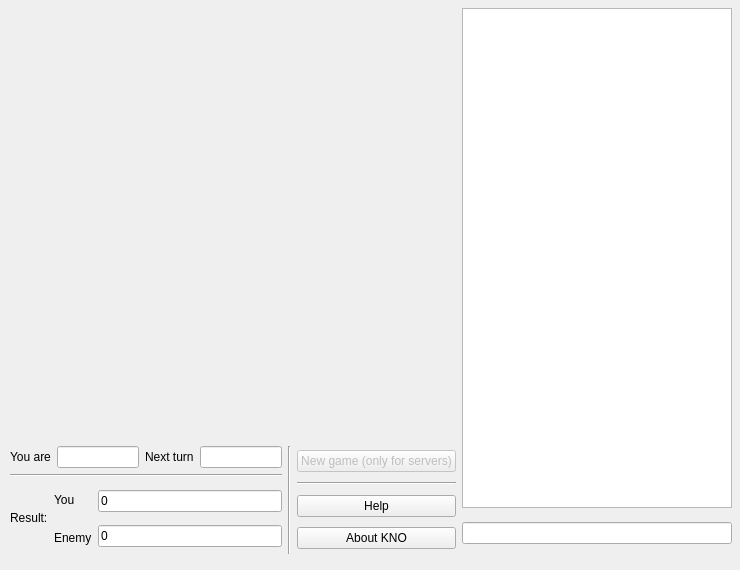
<ui version="4.0" >
 <class>knoGameDialog</class>
 <widget class="QDialog" name="knoGameDialog" >
  <property name="windowModality" >
   <enum>Qt::ApplicationModal</enum>
  </property>
  <property name="geometry" >
   <rect>
    <x>0</x>
    <y>0</y>
    <width>740</width>
    <height>570</height>
   </rect>
  </property>
  <property name="minimumSize" >
   <size>
    <width>740</width>
    <height>570</height>
   </size>
  </property>
  <property name="maximumSize" >
   <size>
    <width>740</width>
    <height>570</height>
   </size>
  </property>
  <property name="windowTitle" >
   <string>KNO - Game</string>
  </property>
  <property name="modal" >
   <bool>true</bool>
  </property>
  <widget class="QWidget" name="layoutWidget" >
   <property name="geometry" >
    <rect>
     <x>10</x>
     <y>0</y>
     <width>722</width>
     <height>554</height>
    </rect>
   </property>
   <layout class="QHBoxLayout" >
    <item>
     <layout class="QVBoxLayout" >
      <item>
       <widget class="poleWidget" name="poleView" >
        <property name="minimumSize" >
         <size>
          <width>440</width>
          <height>440</height>
         </size>
        </property>
        <property name="maximumSize" >
         <size>
          <width>1000</width>
          <height>1000</height>
         </size>
        </property>
        <property name="palette" >
         <palette>
          <active>
           <colorrole role="WindowText" >
            <brush brushstyle="SolidPattern" >
             <color alpha="255" >
              <red>0</red>
              <green>0</green>
              <blue>0</blue>
             </color>
            </brush>
           </colorrole>
           <colorrole role="HighlightedText" >
            <brush brushstyle="SolidPattern" >
             <color alpha="255" >
              <red>255</red>
              <green>255</green>
              <blue>255</blue>
             </color>
            </brush>
           </colorrole>
          </active>
          <inactive>
           <colorrole role="WindowText" >
            <brush brushstyle="SolidPattern" >
             <color alpha="255" >
              <red>0</red>
              <green>0</green>
              <blue>0</blue>
             </color>
            </brush>
           </colorrole>
           <colorrole role="HighlightedText" >
            <brush brushstyle="SolidPattern" >
             <color alpha="255" >
              <red>255</red>
              <green>255</green>
              <blue>255</blue>
             </color>
            </brush>
           </colorrole>
          </inactive>
          <disabled>
           <colorrole role="WindowText" >
            <brush brushstyle="SolidPattern" >
             <color alpha="255" >
              <red>106</red>
              <green>104</green>
              <blue>100</blue>
             </color>
            </brush>
           </colorrole>
           <colorrole role="HighlightedText" >
            <brush brushstyle="SolidPattern" >
             <color alpha="255" >
              <red>255</red>
              <green>255</green>
              <blue>255</blue>
             </color>
            </brush>
           </colorrole>
          </disabled>
         </palette>
        </property>
        <property name="toolTip" >
         <string/>
        </property>
        <property name="whatsThis" >
         <string/>
        </property>
       </widget>
      </item>
      <item>
       <layout class="QHBoxLayout" >
        <item>
         <layout class="QVBoxLayout" >
          <item>
           <layout class="QHBoxLayout" >
            <item>
             <layout class="QHBoxLayout" >
              <item>
               <widget class="QLabel" name="label" >
                <property name="text" >
                 <string>You are</string>
                </property>
                <property name="buddy" >
                 <cstring>youAreEdit</cstring>
                </property>
               </widget>
              </item>
              <item>
               <widget class="QLineEdit" name="youAreEdit" >
                <property name="enabled" >
                 <bool>true</bool>
                </property>
                <property name="inputMask" >
                 <string/>
                </property>
                <property name="text" >
                 <string/>
                </property>
                <property name="cursorPosition" >
                 <number>0</number>
                </property>
                <property name="readOnly" >
                 <bool>true</bool>
                </property>
               </widget>
              </item>
             </layout>
            </item>
            <item>
             <layout class="QHBoxLayout" >
              <item>
               <widget class="QLabel" name="label_2" >
                <property name="text" >
                 <string>Next turn</string>
                </property>
                <property name="buddy" >
                 <cstring>nextTurnEdit</cstring>
                </property>
               </widget>
              </item>
              <item>
               <widget class="QLineEdit" name="nextTurnEdit" >
                <property name="inputMask" >
                 <string/>
                </property>
                <property name="text" >
                 <string/>
                </property>
                <property name="readOnly" >
                 <bool>true</bool>
                </property>
               </widget>
              </item>
             </layout>
            </item>
           </layout>
          </item>
          <item>
           <widget class="Line" name="line" >
            <property name="orientation" >
             <enum>Qt::Horizontal</enum>
            </property>
           </widget>
          </item>
          <item>
           <layout class="QHBoxLayout" >
            <item>
             <layout class="QVBoxLayout" >
              <item>
               <spacer>
                <property name="orientation" >
                 <enum>Qt::Vertical</enum>
                </property>
                <property name="sizeHint" >
                 <size>
                  <width>20</width>
                  <height>40</height>
                 </size>
                </property>
               </spacer>
              </item>
              <item>
               <widget class="QLabel" name="label_5" >
                <property name="text" >
                 <string>Result:</string>
                </property>
               </widget>
              </item>
              <item>
               <spacer>
                <property name="orientation" >
                 <enum>Qt::Vertical</enum>
                </property>
                <property name="sizeHint" >
                 <size>
                  <width>20</width>
                  <height>40</height>
                 </size>
                </property>
               </spacer>
              </item>
             </layout>
            </item>
            <item>
             <layout class="QHBoxLayout" >
              <item>
               <layout class="QVBoxLayout" >
                <item>
                 <widget class="QLabel" name="label_3" >
                  <property name="text" >
                   <string>You</string>
                  </property>
                  <property name="buddy" >
                   <cstring>youEdit</cstring>
                  </property>
                 </widget>
                </item>
                <item>
                 <widget class="QLabel" name="label_4" >
                  <property name="text" >
                   <string>Enemy</string>
                  </property>
                  <property name="buddy" >
                   <cstring>enemyEdit</cstring>
                  </property>
                 </widget>
                </item>
               </layout>
              </item>
              <item>
               <layout class="QVBoxLayout" >
                <item>
                 <widget class="QLineEdit" name="youEdit" >
                  <property name="inputMask" >
                   <string/>
                  </property>
                  <property name="text" >
                   <string>0</string>
                  </property>
                  <property name="readOnly" >
                   <bool>true</bool>
                  </property>
                 </widget>
                </item>
                <item>
                 <widget class="QLineEdit" name="enemyEdit" >
                  <property name="inputMask" >
                   <string/>
                  </property>
                  <property name="text" >
                   <string>0</string>
                  </property>
                  <property name="readOnly" >
                   <bool>true</bool>
                  </property>
                 </widget>
                </item>
               </layout>
              </item>
             </layout>
            </item>
           </layout>
          </item>
         </layout>
        </item>
        <item>
         <widget class="Line" name="line_3" >
          <property name="orientation" >
           <enum>Qt::Vertical</enum>
          </property>
         </widget>
        </item>
        <item>
         <layout class="QVBoxLayout" >
          <item>
           <widget class="QPushButton" name="newGameButton" >
            <property name="enabled" >
             <bool>false</bool>
            </property>
            <property name="focusPolicy" >
             <enum>Qt::NoFocus</enum>
            </property>
            <property name="text" >
             <string>New game (only for servers)</string>
            </property>
           </widget>
          </item>
          <item>
           <widget class="Line" name="line_2" >
            <property name="orientation" >
             <enum>Qt::Horizontal</enum>
            </property>
           </widget>
          </item>
          <item>
           <widget class="QPushButton" name="helpButton" >
            <property name="focusPolicy" >
             <enum>Qt::NoFocus</enum>
            </property>
            <property name="text" >
             <string>Help</string>
            </property>
           </widget>
          </item>
          <item>
           <widget class="QPushButton" name="aboutGameButton" >
            <property name="focusPolicy" >
             <enum>Qt::NoFocus</enum>
            </property>
            <property name="text" >
             <string>About KNO</string>
            </property>
           </widget>
          </item>
         </layout>
        </item>
       </layout>
      </item>
     </layout>
    </item>
    <item>
     <layout class="QVBoxLayout" >
      <item>
       <widget class="QTextEdit" name="chatEdit" >
        <property name="enabled" >
         <bool>true</bool>
        </property>
        <property name="minimumSize" >
         <size>
          <width>270</width>
          <height>500</height>
         </size>
        </property>
        <property name="maximumSize" >
         <size>
          <width>270</width>
          <height>500</height>
         </size>
        </property>
        <property name="palette" >
         <palette>
          <active>
           <colorrole role="HighlightedText" >
            <brush brushstyle="SolidPattern" >
             <color alpha="255" >
              <red>255</red>
              <green>255</green>
              <blue>255</blue>
             </color>
            </brush>
           </colorrole>
          </active>
          <inactive>
           <colorrole role="HighlightedText" >
            <brush brushstyle="SolidPattern" >
             <color alpha="255" >
              <red>255</red>
              <green>255</green>
              <blue>255</blue>
             </color>
            </brush>
           </colorrole>
          </inactive>
          <disabled>
           <colorrole role="HighlightedText" >
            <brush brushstyle="SolidPattern" >
             <color alpha="255" >
              <red>255</red>
              <green>255</green>
              <blue>255</blue>
             </color>
            </brush>
           </colorrole>
          </disabled>
         </palette>
        </property>
        <property name="font" >
         <font>
          <pointsize>10</pointsize>
         </font>
        </property>
        <property name="readOnly" >
         <bool>true</bool>
        </property>
       </widget>
      </item>
      <item>
       <widget class="QLineEdit" name="sayEdit" />
      </item>
     </layout>
    </item>
   </layout>
  </widget>
 </widget>
 <customwidgets>
  <customwidget>
   <class>poleWidget</class>
   <extends>QWidget</extends>
   <header>polewidget.h</header>
  </customwidget>
 </customwidgets>
 <tabstops>
  <tabstop>youAreEdit</tabstop>
  <tabstop>nextTurnEdit</tabstop>
  <tabstop>newGameButton</tabstop>
  <tabstop>youEdit</tabstop>
  <tabstop>enemyEdit</tabstop>
  <tabstop>helpButton</tabstop>
  <tabstop>aboutGameButton</tabstop>
  <tabstop>chatEdit</tabstop>
  <tabstop>sayEdit</tabstop>
 </tabstops>
 <resources/>
 <connections/>
</ui>
